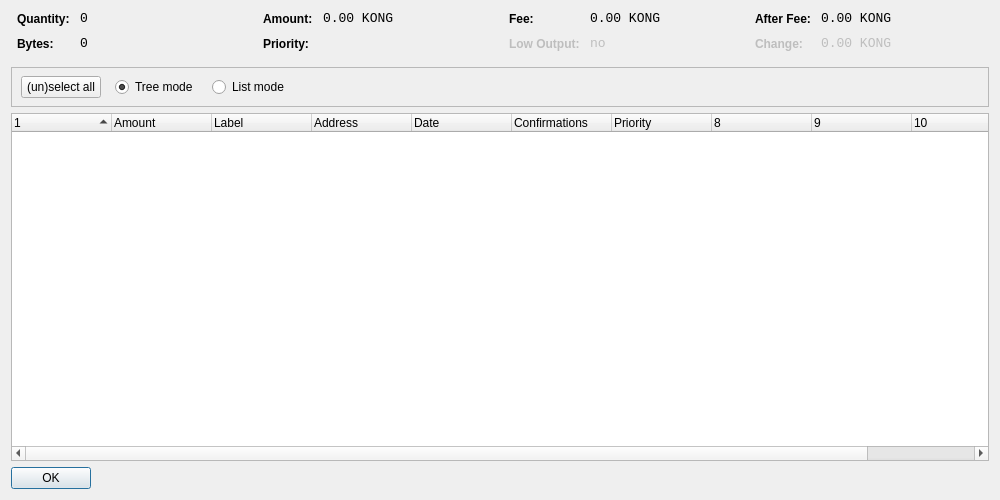
<?xml version="1.0" encoding="UTF-8"?>
<ui version="4.0">
 <class>CoinControlDialog</class>
 <widget class="QDialog" name="CoinControlDialog">
  <property name="geometry">
   <rect>
    <x>0</x>
    <y>0</y>
    <width>1000</width>
    <height>500</height>
   </rect>
  </property>
  <property name="windowTitle">
   <string>Coin Control</string>
  </property>
  <layout class="QVBoxLayout" name="verticalLayout">
   <item>
    <layout class="QHBoxLayout" name="horizontalLayoutTop" stretch="0,0,0,0">
     <property name="topMargin">
      <number>0</number>
     </property>
     <property name="bottomMargin">
      <number>10</number>
     </property>
     <item>
      <layout class="QFormLayout" name="formLayoutCoinControl1">
       <property name="horizontalSpacing">
        <number>10</number>
       </property>
       <property name="verticalSpacing">
        <number>10</number>
       </property>
       <property name="leftMargin">
        <number>6</number>
       </property>
       <property name="rightMargin">
        <number>6</number>
       </property>
       <item row="0" column="0">
        <widget class="QLabel" name="labelCoinControlQuantityText">
         <property name="styleSheet">
          <string notr="true">font-weight:bold;</string>
         </property>
         <property name="text">
          <string>Quantity:</string>
         </property>
        </widget>
       </item>
       <item row="0" column="1">
        <widget class="QLabel" name="labelCoinControlQuantity">
         <property name="font">
          <font>
           <family>Monospace</family>
           <pointsize>10</pointsize>
          </font>
         </property>
         <property name="cursor">
          <cursorShape>IBeamCursor</cursorShape>
         </property>
         <property name="contextMenuPolicy">
          <enum>Qt::ActionsContextMenu</enum>
         </property>
         <property name="text">
          <string notr="true">0</string>
         </property>
         <property name="textInteractionFlags">
          <set>Qt::LinksAccessibleByMouse|Qt::TextSelectableByKeyboard|Qt::TextSelectableByMouse</set>
         </property>
        </widget>
       </item>
       <item row="1" column="0">
        <widget class="QLabel" name="labelCoinControlBytesText">
         <property name="styleSheet">
          <string notr="true">font-weight:bold;</string>
         </property>
         <property name="text">
          <string>Bytes:</string>
         </property>
        </widget>
       </item>
       <item row="1" column="1">
        <widget class="QLabel" name="labelCoinControlBytes">
         <property name="font">
          <font>
           <family>Monospace</family>
           <pointsize>10</pointsize>
          </font>
         </property>
         <property name="cursor">
          <cursorShape>IBeamCursor</cursorShape>
         </property>
         <property name="contextMenuPolicy">
          <enum>Qt::ActionsContextMenu</enum>
         </property>
         <property name="text">
          <string notr="true">0</string>
         </property>
         <property name="textInteractionFlags">
          <set>Qt::LinksAccessibleByMouse|Qt::TextSelectableByKeyboard|Qt::TextSelectableByMouse</set>
         </property>
        </widget>
       </item>
      </layout>
     </item>
     <item>
      <layout class="QFormLayout" name="formLayoutCoinControl2">
       <property name="horizontalSpacing">
        <number>10</number>
       </property>
       <property name="verticalSpacing">
        <number>10</number>
       </property>
       <property name="leftMargin">
        <number>6</number>
       </property>
       <property name="rightMargin">
        <number>6</number>
       </property>
       <item row="0" column="0">
        <widget class="QLabel" name="labelCoinControlAmountText">
         <property name="styleSheet">
          <string notr="true">font-weight:bold;</string>
         </property>
         <property name="text">
          <string>Amount:</string>
         </property>
        </widget>
       </item>
       <item row="0" column="1">
        <widget class="QLabel" name="labelCoinControlAmount">
         <property name="font">
          <font>
           <family>Monospace</family>
           <pointsize>10</pointsize>
          </font>
         </property>
         <property name="cursor">
          <cursorShape>IBeamCursor</cursorShape>
         </property>
         <property name="contextMenuPolicy">
          <enum>Qt::ActionsContextMenu</enum>
         </property>
         <property name="text">
          <string notr="true">0.00 KONG</string>
         </property>
         <property name="textInteractionFlags">
          <set>Qt::LinksAccessibleByMouse|Qt::TextSelectableByKeyboard|Qt::TextSelectableByMouse</set>
         </property>
        </widget>
       </item>
       <item row="1" column="0">
        <widget class="QLabel" name="labelCoinControlPriorityText">
         <property name="styleSheet">
          <string notr="true">font-weight:bold;</string>
         </property>
         <property name="text">
          <string>Priority:</string>
         </property>
        </widget>
       </item>
       <item row="1" column="1">
        <widget class="QLabel" name="labelCoinControlPriority">
         <property name="font">
          <font>
           <family>Monospace</family>
           <pointsize>10</pointsize>
          </font>
         </property>
         <property name="cursor">
          <cursorShape>IBeamCursor</cursorShape>
         </property>
         <property name="contextMenuPolicy">
          <enum>Qt::ActionsContextMenu</enum>
         </property>
         <property name="text">
          <string/>
         </property>
         <property name="textInteractionFlags">
          <set>Qt::LinksAccessibleByMouse|Qt::TextSelectableByKeyboard|Qt::TextSelectableByMouse</set>
         </property>
        </widget>
       </item>
      </layout>
     </item>
     <item>
      <layout class="QFormLayout" name="formLayoutCoinControl3">
       <property name="horizontalSpacing">
        <number>10</number>
       </property>
       <property name="verticalSpacing">
        <number>10</number>
       </property>
       <property name="leftMargin">
        <number>6</number>
       </property>
       <property name="rightMargin">
        <number>6</number>
       </property>
       <item row="0" column="0">
        <widget class="QLabel" name="labelCoinControlFeeText">
         <property name="styleSheet">
          <string notr="true">font-weight:bold;</string>
         </property>
         <property name="text">
          <string>Fee:</string>
         </property>
        </widget>
       </item>
       <item row="0" column="1">
        <widget class="QLabel" name="labelCoinControlFee">
         <property name="font">
          <font>
           <family>Monospace</family>
           <pointsize>10</pointsize>
          </font>
         </property>
         <property name="cursor">
          <cursorShape>IBeamCursor</cursorShape>
         </property>
         <property name="contextMenuPolicy">
          <enum>Qt::ActionsContextMenu</enum>
         </property>
         <property name="text">
          <string notr="true">0.00 KONG</string>
         </property>
         <property name="textInteractionFlags">
          <set>Qt::LinksAccessibleByMouse|Qt::TextSelectableByKeyboard|Qt::TextSelectableByMouse</set>
         </property>
        </widget>
       </item>
       <item row="1" column="0">
        <widget class="QLabel" name="labelCoinControlLowOutputText">
         <property name="enabled">
          <bool>false</bool>
         </property>
         <property name="styleSheet">
          <string notr="true">font-weight:bold;</string>
         </property>
         <property name="text">
          <string>Low Output:</string>
         </property>
        </widget>
       </item>
       <item row="1" column="1">
        <widget class="QLabel" name="labelCoinControlLowOutput">
         <property name="enabled">
          <bool>false</bool>
         </property>
         <property name="font">
          <font>
           <family>Monospace</family>
           <pointsize>10</pointsize>
          </font>
         </property>
         <property name="cursor">
          <cursorShape>IBeamCursor</cursorShape>
         </property>
         <property name="contextMenuPolicy">
          <enum>Qt::ActionsContextMenu</enum>
         </property>
         <property name="text">
          <string notr="true">no</string>
         </property>
         <property name="textInteractionFlags">
          <set>Qt::LinksAccessibleByMouse|Qt::TextSelectableByKeyboard|Qt::TextSelectableByMouse</set>
         </property>
        </widget>
       </item>
      </layout>
     </item>
     <item>
      <layout class="QFormLayout" name="formLayoutCoinControl4">
       <property name="horizontalSpacing">
        <number>10</number>
       </property>
       <property name="verticalSpacing">
        <number>10</number>
       </property>
       <property name="leftMargin">
        <number>6</number>
       </property>
       <property name="rightMargin">
        <number>6</number>
       </property>
       <item row="0" column="0">
        <widget class="QLabel" name="labelCoinControlAfterFeeText">
         <property name="styleSheet">
          <string notr="true">font-weight:bold;</string>
         </property>
         <property name="text">
          <string>After Fee:</string>
         </property>
        </widget>
       </item>
       <item row="0" column="1">
        <widget class="QLabel" name="labelCoinControlAfterFee">
         <property name="font">
          <font>
           <family>Monospace</family>
           <pointsize>10</pointsize>
          </font>
         </property>
         <property name="cursor">
          <cursorShape>IBeamCursor</cursorShape>
         </property>
         <property name="contextMenuPolicy">
          <enum>Qt::ActionsContextMenu</enum>
         </property>
         <property name="text">
          <string notr="true">0.00 KONG</string>
         </property>
         <property name="textInteractionFlags">
          <set>Qt::LinksAccessibleByMouse|Qt::TextSelectableByKeyboard|Qt::TextSelectableByMouse</set>
         </property>
        </widget>
       </item>
       <item row="1" column="0">
        <widget class="QLabel" name="labelCoinControlChangeText">
         <property name="enabled">
          <bool>false</bool>
         </property>
         <property name="styleSheet">
          <string notr="true">font-weight:bold;</string>
         </property>
         <property name="text">
          <string>Change:</string>
         </property>
        </widget>
       </item>
       <item row="1" column="1">
        <widget class="QLabel" name="labelCoinControlChange">
         <property name="enabled">
          <bool>false</bool>
         </property>
         <property name="font">
          <font>
           <family>Monospace</family>
           <pointsize>10</pointsize>
          </font>
         </property>
         <property name="cursor">
          <cursorShape>IBeamCursor</cursorShape>
         </property>
         <property name="contextMenuPolicy">
          <enum>Qt::ActionsContextMenu</enum>
         </property>
         <property name="text">
          <string notr="true">0.00 KONG</string>
         </property>
         <property name="textInteractionFlags">
          <set>Qt::LinksAccessibleByMouse|Qt::TextSelectableByKeyboard|Qt::TextSelectableByMouse</set>
         </property>
        </widget>
       </item>
      </layout>
     </item>
    </layout>
   </item>
   <item>
    <widget class="QFrame" name="frame">
     <property name="minimumSize">
      <size>
       <width>0</width>
       <height>40</height>
      </size>
     </property>
     <property name="frameShape">
      <enum>QFrame::StyledPanel</enum>
     </property>
     <property name="frameShadow">
      <enum>QFrame::Sunken</enum>
     </property>
     <widget class="QWidget" name="horizontalLayoutWidget">
      <property name="geometry">
       <rect>
        <x>10</x>
        <y>0</y>
        <width>781</width>
        <height>41</height>
       </rect>
      </property>
      <layout class="QHBoxLayout" name="horizontalLayoutPanel" stretch="0,0,0,0,0">
       <property name="spacing">
        <number>14</number>
       </property>
       <item>
        <widget class="QPushButton" name="pushButtonSelectAll">
         <property name="sizePolicy">
          <sizepolicy hsizetype="Maximum" vsizetype="Fixed">
           <horstretch>0</horstretch>
           <verstretch>0</verstretch>
          </sizepolicy>
         </property>
         <property name="text">
          <string>(un)select all</string>
         </property>
        </widget>
       </item>
       <item>
        <widget class="QRadioButton" name="radioTreeMode">
         <property name="sizePolicy">
          <sizepolicy hsizetype="Maximum" vsizetype="Fixed">
           <horstretch>0</horstretch>
           <verstretch>0</verstretch>
          </sizepolicy>
         </property>
         <property name="text">
          <string>Tree mode</string>
         </property>
         <property name="checked">
          <bool>true</bool>
         </property>
        </widget>
       </item>
       <item>
        <widget class="QRadioButton" name="radioListMode">
         <property name="sizePolicy">
          <sizepolicy hsizetype="Maximum" vsizetype="Fixed">
           <horstretch>0</horstretch>
           <verstretch>0</verstretch>
          </sizepolicy>
         </property>
         <property name="text">
          <string>List mode</string>
         </property>
        </widget>
       </item>
       <item>
        <spacer name="horizontalSpacer">
         <property name="orientation">
          <enum>Qt::Horizontal</enum>
         </property>
         <property name="sizeHint" stdset="0">
          <size>
           <width>40</width>
           <height>20</height>
          </size>
         </property>
        </spacer>
       </item>
      </layout>
     </widget>
    </widget>
   </item>
   <item>
    <widget class="CoinControlTreeWidget" name="treeWidget">
     <property name="contextMenuPolicy">
      <enum>Qt::CustomContextMenu</enum>
     </property>
     <property name="sortingEnabled">
      <bool>false</bool>
     </property>
     <property name="columnCount">
      <number>11</number>
     </property>
     <attribute name="headerShowSortIndicator" stdset="0">
      <bool>true</bool>
     </attribute>
     <attribute name="headerStretchLastSection">
      <bool>false</bool>
     </attribute>
     <column>
      <property name="text">
       <string/>
      </property>
     </column>
     <column>
      <property name="text">
       <string>Amount</string>
      </property>
     </column>
     <column>
      <property name="text">
       <string>Label</string>
      </property>
     </column>
     <column>
      <property name="text">
       <string>Address</string>
      </property>
     </column>
     <column>
      <property name="text">
       <string>Date</string>
      </property>
     </column>
     <column>
      <property name="text">
       <string>Confirmations</string>
      </property>
      <property name="toolTip">
       <string>Confirmed</string>
      </property>
     </column>
     <column>
      <property name="text">
       <string>Priority</string>
      </property>
     </column>
     <column>
      <property name="text">
       <string/>
      </property>
     </column>
     <column>
      <property name="text">
       <string/>
      </property>
     </column>
     <column>
      <property name="text">
       <string/>
      </property>
     </column>
     <column>
      <property name="text">
       <string/>
      </property>
     </column>
    </widget>
   </item>
   <item>
    <widget class="QDialogButtonBox" name="buttonBox">
     <property name="sizePolicy">
      <sizepolicy hsizetype="Maximum" vsizetype="Fixed">
       <horstretch>0</horstretch>
       <verstretch>0</verstretch>
      </sizepolicy>
     </property>
     <property name="orientation">
      <enum>Qt::Horizontal</enum>
     </property>
     <property name="standardButtons">
      <set>QDialogButtonBox::Ok</set>
     </property>
    </widget>
   </item>
  </layout>
 </widget>
 <customwidgets>
  <customwidget>
   <class>CoinControlTreeWidget</class>
   <extends>QTreeWidget</extends>
   <header>coincontroltreewidget.h</header>
  </customwidget>
 </customwidgets>
 <resources/>
 <connections/>
</ui>
